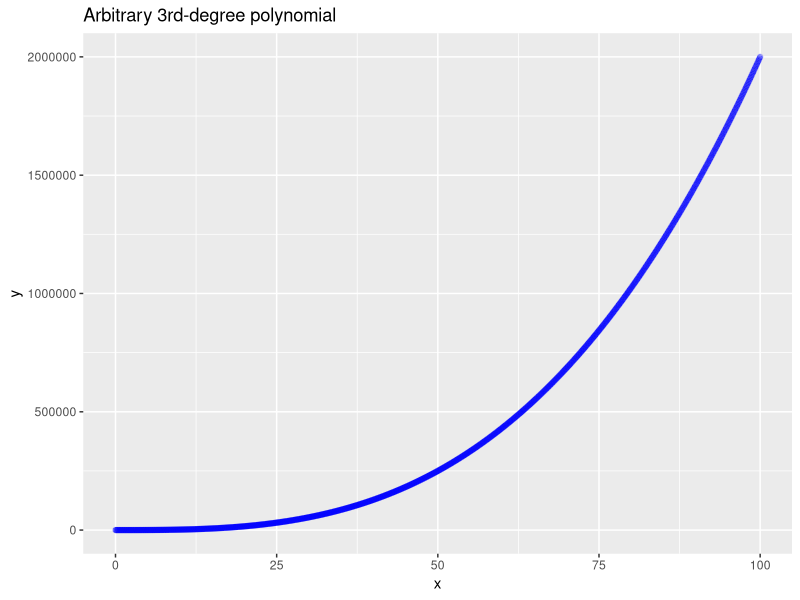
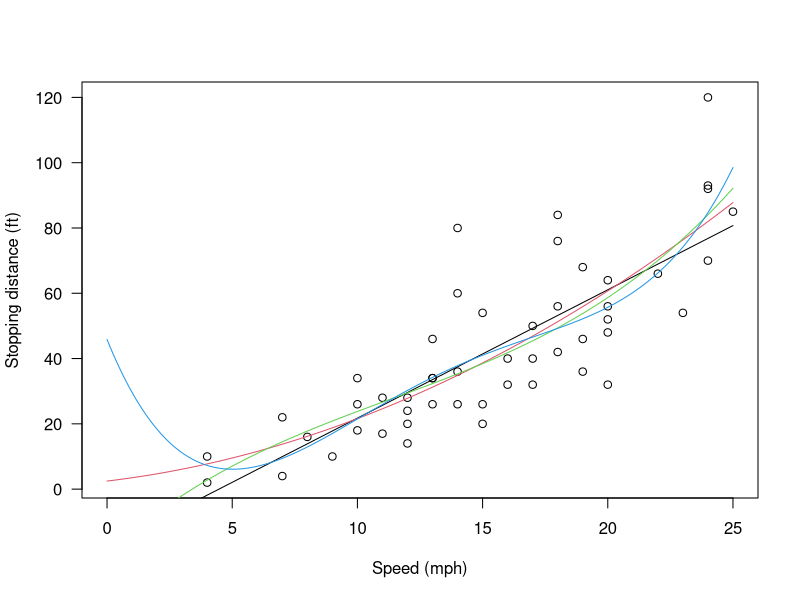
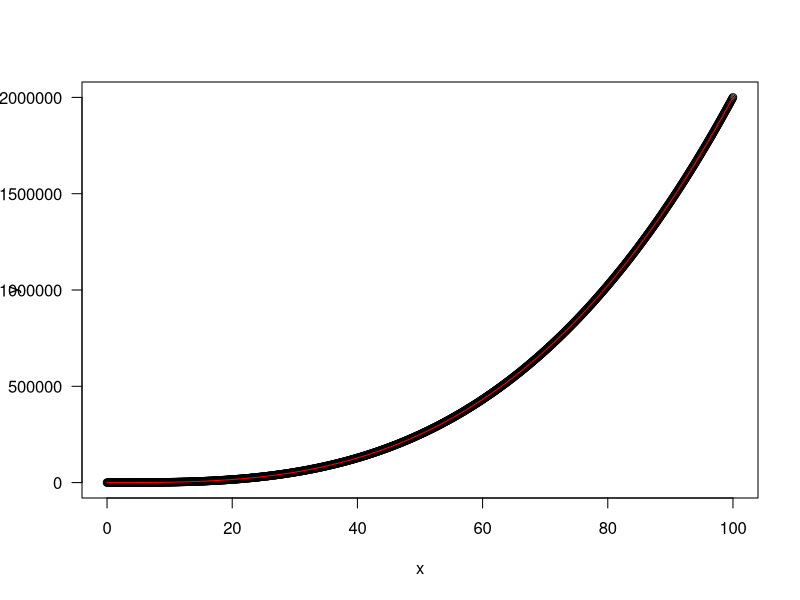
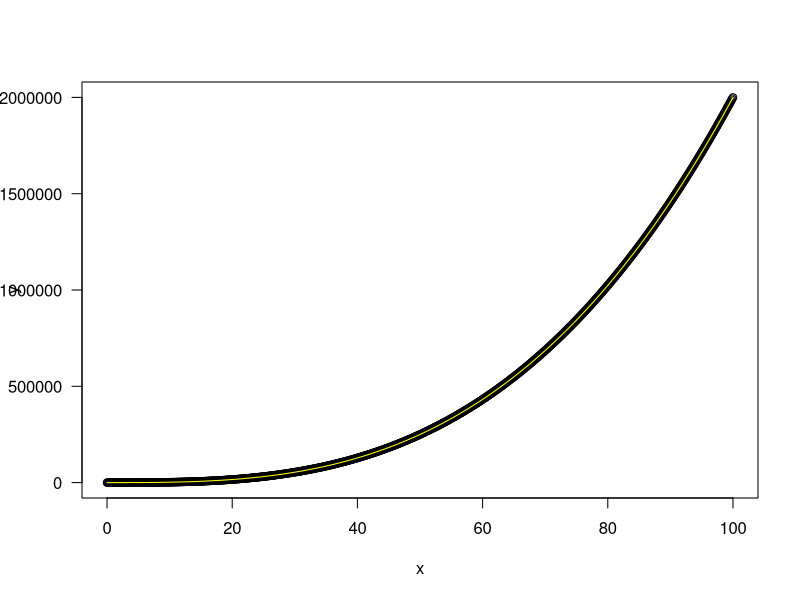
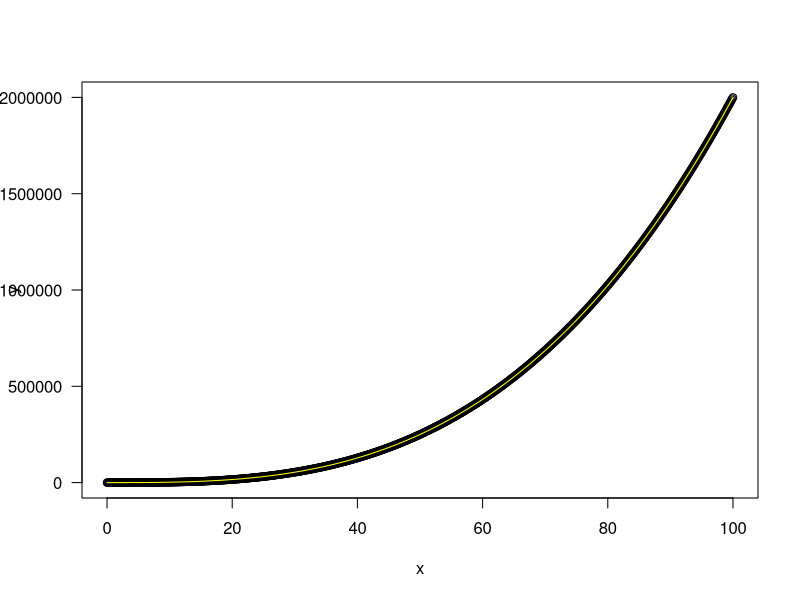

Reproduce these figures in R, in order.
## ---- chunk 1
library(ggplot2)
library(dplyr)
## ---- chunk 2
a <- 2
b <- 0
c <- 0
d <- 6
x <- seq(0,100,0.1)
y <- a*x^3 + b*x^2 + c*x + d
df_arbitrary <- bind_cols(x=x, y=y)
sample_plot <- ggplot(df_arbitrary, aes(x=x, y=y)) + geom_point(alpha=0.3, color = "blue") + ggtitle("Arbitrary 3rd-degree polynomial")
sample_plot
## ---- chunk 3
## An example of polynomial regression
plot(cars, xlab = "Speed (mph)", ylab = "Stopping distance (ft)",
    las = 1, xlim = c(0, 25))

# generate x values for fit lines
d_speed <- seq(0, 25, length.out = 200) 

# fit different degree polynomials
for(degree in 1:4) {
  fm <- lm(dist ~ poly(speed, degree, raw=TRUE), data = cars)
  # create variable to hold results
  assign(paste("cars", degree, sep = "."), fm) 
  lines(d_speed, predict(fm, data.frame(speed = d_speed)), col = degree)
}
anova(cars.1, cars.2, cars.3, cars.4)
## ---- chunk 4

## Try to fit without specifying coefficients

plot(df_arbitrary, xlab = "x", ylab = "y",
    las = 1)

mypoly <- poly(x, 3, raw = TRUE)
fit_open <- lm(y ~ mypoly, data = df_arbitrary)

# add the fit line to the plot and print the summary
lines(x, predict(fit_open, data.frame(x = x)), col = "red")
summary(fit_open)
## ---- chunk 5
plot(df_arbitrary, xlab = "x", ylab = "y",
    las = 1)
fit_spec <- lm(y ~ I(x^3), data = df_arbitrary)
lines(x, predict(fit_spec, data.frame(x = x)), col = "yellow")
summary(fit_spec)
## ---- chunk 6

# Add noise
noise <- rnorm(1000, mean=0, sd = 1)
df_noisy <- bind_cols()
plot(df_arbitrary, xlab = "x", ylab = "y",
    las = 1)
fit_spec <- lm(y ~ I(x^3), data = df_arbitrary)
lines(x, predict(fit_spec, data.frame(x = x)), col = "yellow")
summary(fit_spec)
